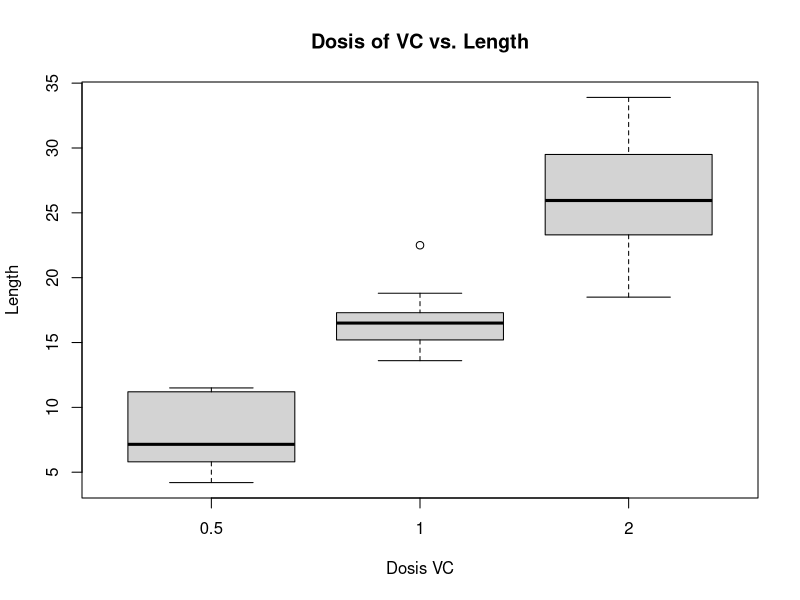
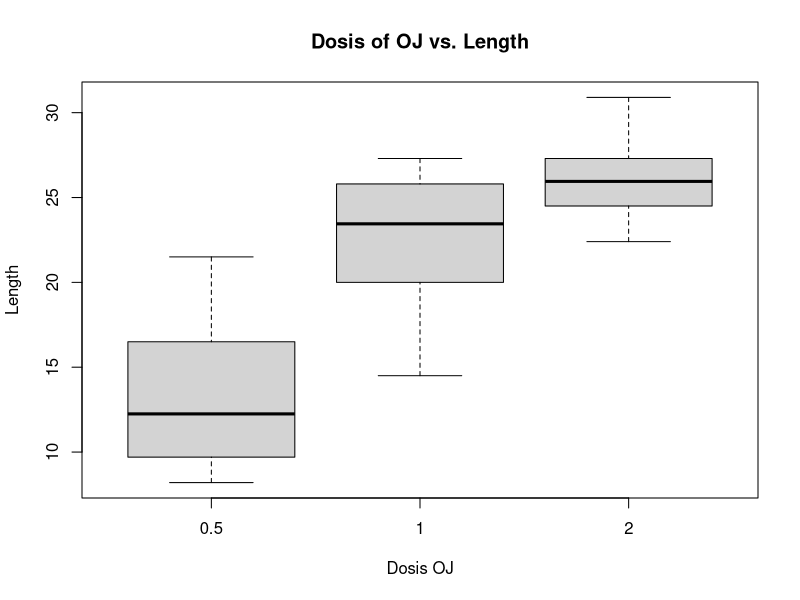

Write R code to recreate these figures, in order. (Note: this script raises an error after producing the figures.)
## ---- chunk 1
data(ToothGrowth)
str(ToothGrowth)
## ---- chunk 2
sum(is.na(ToothGrowth$len))
sum(is.na(ToothGrowth$dose))
sum(is.na(ToothGrowth$supp))
## ---- chunk 3
VC = subset(ToothGrowth, supp == "VC" , c(len, dose))
VC = as.data.frame(VC)
VC$dose <- factor(VC$dose)
boxplot(len ~ dose, data = VC, main="Dosis of VC vs. Length", xlab="Dosis VC", ylab="Length", color="red")
## ---- chunk 4
OJ = subset(ToothGrowth, supp == "OJ" , c(len, dose))
OJ = as.data.frame(OJ)
OJ$dose <- factor(OJ$dose)
boxplot(len ~ dose, data = OJ, main="Dosis of OJ vs. Length", xlab="Dosis OJ", ylab="Length", color="red")
## ---- chunk 5
OJt = subset(OJ, dose == c(0.5,2) , c(len, dose))
t.test(len ~ dose, paired = FALSE, val.equal=TRUE, data = OJt)
## ---- chunk 6
VCt = subset(VC, dose == c(0.5,2) , c(len, dose))
t.test(len ~ dose, paired = FALSE, val.equal=TRUE, data = VCt)
## ---- chunk 7
VCOJt <- subset(ToothGrowth,select=c(len, supp)) 
t.test(len ~ supp, paired = FALSE, val.equal=TRUE, data = VCOJt)
## ---- chunk 8
data(ToothGrowth)
str(ToothGrowth)
## ---- chunk 9
sum(is.na(ToothGrowth$len))
sum(is.na(ToothGrowth$dose))
sum(is.na(ToothGrowth$supp))
## ---- chunk 10
VC = subset(ToothGrowth, supp == "VC" , c(len, dose))
VC = as.data.frame(VC)
VC$dose <- factor(VC$dose)
boxplot(len ~ dose, data = VC, main="Dosis of VC vs. Length", xlab="Dosis VC", ylab="Length", color="red")
## ---- chunk 11
OJ = subset(ToothGrowth, supp == "OJ" , c(len, dose))
OJ = as.data.frame(OJ)
OJ$dose <- factor(OJ$dose)
boxplot(len ~ dose, data = OJ, main="Dosis of OJ vs. Length", xlab="Dosis OJ", ylab="Length", color="red")
## ---- chunk 12
OJt = subset(OJ, dose == c(0.5,2) , c(len, dose))
t.test(len ~ dose, paired = FALSE, val.equal=TRUE, data = OJt)
## ---- chunk 13
VCt = subset(VC, dose == c(0.5,2) , c(len, dose))
t.test(len ~ dose, paired = FALSE, val.equal=TRUE, data = VCt)
## ---- chunk 14
VCOJt <- subset(ToothGrowth,select=c(len, supp)) 
t.test(len ~ supp, paired = FALSE, val.equal=TRUE, data = VCOJt)
